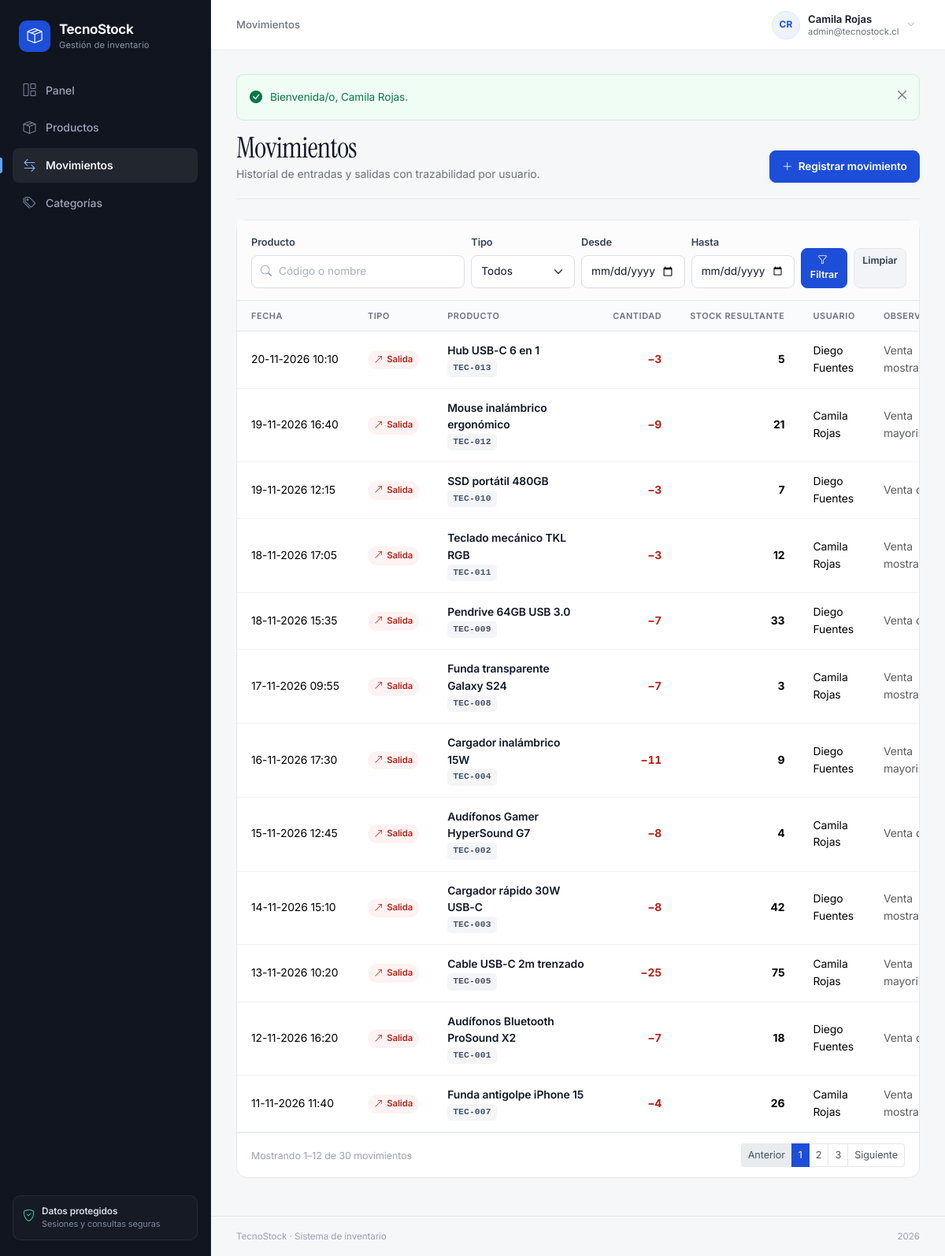
Page /movimientos/index.php (signed in) on the committed database.
### tables this page shows
CREATE TABLE movimiento (
    id_movimiento INT UNSIGNED NOT NULL AUTO_INCREMENT,
    fecha_hora DATETIME NOT NULL DEFAULT CURRENT_TIMESTAMP,
    tipo ENUM('entrada', 'salida') NOT NULL,
    cantidad INT UNSIGNED NOT NULL,
    observacion VARCHAR(200) NULL,
    stock_resultante INT NOT NULL,
    id_producto INT UNSIGNED NOT NULL,
    id_usuario INT UNSIGNED NOT NULL,
    PRIMARY KEY (id_movimiento),
    KEY idx_movimiento_producto (id_producto),
    KEY idx_movimiento_fecha (fecha_hora),
    KEY idx_movimiento_tipo (tipo),
    CONSTRAINT fk_movimiento_producto FOREIGN KEY (id_producto)
        REFERENCES producto (id_producto) ON UPDATE CASCADE ON DELETE RESTRICT,
    CONSTRAINT fk_movimiento_usuario FOREIGN KEY (id_usuario)
        REFERENCES usuario (id_usuario) ON UPDATE CASCADE ON DELETE RESTRICT,
    CONSTRAINT chk_movimiento_cantidad CHECK (cantidad > 0),
    CONSTRAINT chk_movimiento_stock CHECK (stock_resultante >= 0)
);

CREATE TABLE producto (
    id_producto INT UNSIGNED NOT NULL AUTO_INCREMENT,
    codigo VARCHAR(20) NOT NULL,
    nombre VARCHAR(100) NOT NULL,
    descripcion VARCHAR(255) NULL,
    precio DECIMAL(10, 2) NOT NULL,
    stock_actual INT NOT NULL DEFAULT 0,
    stock_minimo INT NOT NULL DEFAULT 0,
    estado TINYINT(1) NOT NULL DEFAULT 1,
    id_categoria INT UNSIGNED NOT NULL,
    creado_en DATETIME NOT NULL DEFAULT CURRENT_TIMESTAMP,
    actualizado_en DATETIME NOT NULL DEFAULT CURRENT_TIMESTAMP ON UPDATE CURRENT_TIMESTAMP,
    PRIMARY KEY (id_producto),
    UNIQUE KEY uq_producto_codigo (codigo),
    KEY idx_producto_categoria (id_categoria),
    KEY idx_producto_estado (estado),
    CONSTRAINT fk_producto_categoria FOREIGN KEY (id_categoria)
        REFERENCES categoria (id_categoria) ON UPDATE CASCADE ON DELETE RESTRICT,
    CONSTRAINT chk_producto_precio CHECK (precio >= 0),
    CONSTRAINT chk_producto_stock CHECK (stock_actual >= 0),
    CONSTRAINT chk_producto_stock_minimo CHECK (stock_minimo >= 0),
    CONSTRAINT chk_producto_estado CHECK (estado IN (0, 1))
);

CREATE TABLE usuario (
    id_usuario INT UNSIGNED NOT NULL AUTO_INCREMENT,
    nombre VARCHAR(80) NOT NULL,
    correo VARCHAR(120) NOT NULL,
    clave_hash VARCHAR(255) NOT NULL,
    estado TINYINT(1) NOT NULL DEFAULT 1,
    ultimo_acceso DATETIME NULL,
    creado_en DATETIME NOT NULL DEFAULT CURRENT_TIMESTAMP,
    PRIMARY KEY (id_usuario),
    UNIQUE KEY uq_usuario_correo (correo),
    CONSTRAINT chk_usuario_estado CHECK (estado IN (0, 1))
);

### includes/funciones.php (called while the page is built, shortened)
<?php
function e(mixed $valor): string
{
    return htmlspecialchars((string) $valor, ENT_QUOTES | ENT_SUBSTITUTE, 'UTF-8');
}
function url(string $ruta = ''): string
{
    $ruta = ltrim($ruta, '/');
    return BASE_URL . ($ruta === '' ? '/' : '/' . $ruta);
}
function formatear_fecha(?string $fecha, bool $conHora = true): string
{
    $objeto = DateTime::createFromFormat('Y-m-d H:i:s', $fecha);
    return $objeto->format($conHora ? 'd-m-Y H:i' : 'd-m-Y');
}
function query_actual(array $cambios = []): string
{
    $parametros = array_merge($_GET, $cambios);
    return http_build_query($parametros);
}
function enlace_pagina(string $ruta, int $pagina): string
{
    $query = query_actual(['pagina' => $pagina]);
    return url($ruta) . ($query !== '' ? '?' . $query : '');
}
function datos_paginacion(int $total, int $pagina, int $porPagina): array
{
    $totalPaginas = max(1, (int) ceil($total / $porPagina));
    $pagina = min(max(1, $pagina), $totalPaginas);
    $offset = ($pagina - 1) * $porPagina;
    return [
        'total' => $total,
        'pagina' => $pagina,
        'por_pagina' => $porPagina,
        'total_paginas' => $totalPaginas,
        'offset' => $offset,
        'desde' => $total === 0 ? 0 : $offset + 1,
        'hasta' => min($offset + $porPagina, $total),
    ];
}

### movimientos/index.php (the view, shortened to what this page needs)
<?php
$pdo = conexion();
$buscar = trim((string) ($_GET['q'] ?? ''));
$desde = trim((string) ($_GET['desde'] ?? ''));
$hasta = trim((string) ($_GET['hasta'] ?? ''));
$pagina = max(1, (int) ($_GET['pagina'] ?? 1));
$condiciones = [];
$parametros = [];
$where = $condiciones === [] ? '' : ' WHERE ' . implode(' AND ', $condiciones);
$conteo = $pdo->prepare(
    'SELECT COUNT(*)
     FROM movimiento m
     INNER JOIN producto p ON p.id_producto = m.id_producto' . $where
);
$conteo->execute($parametros);
$totalRegistros = (int) $conteo->fetchColumn();
$paginacion = datos_paginacion($totalRegistros, $pagina, MOVIMIENTOS_POR_PAGINA);
$consulta = $pdo->prepare(
    'SELECT m.id_movimiento, m.fecha_hora, m.tipo, m.cantidad, m.observacion, m.stock_resultante,
            p.id_producto, p.codigo, p.nombre AS producto, u.nombre AS usuario
     FROM movimiento m
     INNER JOIN producto p ON p.id_producto = m.id_producto
     INNER JOIN usuario u ON u.id_usuario = m.id_usuario' . $where . '
     ORDER BY m.fecha_hora DESC, m.id_movimiento DESC
     LIMIT :limite OFFSET :offset'
);
$consulta->bindValue(':limite', $paginacion['por_pagina'], PDO::PARAM_INT);
$consulta->bindValue(':offset', $paginacion['offset'], PDO::PARAM_INT);
$consulta->execute();
$movimientos = $consulta->fetchAll();
require __DIR__ . '/../includes/header.php';
?>
<div class="pagina-cabecera">
    <div>
        <h1>Movimientos</h1>
        <p class="pagina-subtitulo">Historial de entradas y salidas con trazabilidad por usuario.</p>
    </div>
    <a class="btn btn-primary" href="<?= url('movimientos/registrar.php') ?>">
        <i class="bi bi-plus-lg me-1"></i> Registrar movimiento
    </a>
</div>
<div class="tarjeta">
    <form class="filtros" method="get" action="<?= url('movimientos/index.php') ?>">
        <div class="row g-2 align-items-end">
            <div class="col-lg-4 col-md-6">
                <label class="form-label" for="q">Producto</label>
                <div class="buscador">
                    <i class="bi bi-search"></i>
                    <input type="search" class="form-control" id="q" name="q" value="<?= e($buscar) ?>" placeholder="Código o nombre" maxlength="100">
                </div>
            </div>
            <div class="col-lg-2 col-md-6">
                <label class="form-label" for="tipo">Tipo</label>
                <select class="form-select" id="tipo" name="tipo">
                    <option value="">Todos</option>
                </select>
            </div>
            <div class="col-lg-2 col-md-4">
                <label class="form-label" for="desde">Desde</label>
                <input type="date" class="form-control" id="desde" name="desde" value="<?= e($desde) ?>">
            </div>
            <div class="col-lg-2 col-md-4">
                <label class="form-label" for="hasta">Hasta</label>
                <input type="date" class="form-control" id="hasta" name="hasta" value="<?= e($hasta) ?>">
            </div>
            <div class="col-lg-2 col-md-4">
                <div class="d-flex gap-2">
                    <button class="btn btn-primary btn-sm flex-grow-1" type="submit"><i class="bi bi-funnel me-1"></i> Filtrar</button>
                    <a class="btn btn-light btn-sm" href="<?= url('movimientos/index.php') ?>">Limpiar</a>
                </div>
            </div>
        </div>
    </form>
    <?php if ($movimientos === []): ?>
        <div class="vacio">
            <i class="bi bi-arrow-left-right"></i>
            <strong>No se encontraron movimientos</strong>
            <span>Ajuste los filtros o registre una nueva entrada o salida.</span>
        </div>
    <?php else: ?>
        <div class="table-responsive">
            <table class="table tabla tabla-compacta">
                <thead>
                    <tr>
                        <th class="col-fecha">Fecha</th>
                        <th class="d-none d-sm-table-cell col-tipo">Tipo</th>
                        <th class="col-producto">Producto</th>
                        <th class="text-end col-cantidad">Cantidad</th>
                        <th class="d-none d-lg-table-cell text-end col-stock-res">Stock resultante</th>
                        <th class="d-none d-xl-table-cell">Usuario</th>
                        <th class="d-none d-xl-table-cell">Observación</th>
                    </tr>
                </thead>
                <tbody>
                    <?php foreach ($movimientos as $movimiento): ?>
                        <tr>
                            <td class="text-nowrap"><?= e(formatear_fecha($movimiento['fecha_hora'])) ?></td>
                            <td class="d-none d-sm-table-cell">
                                <span class="mov-tipo <?= e($movimiento['tipo']) ?>">
                                    <i class="bi <?= $movimiento['tipo'] === 'entrada' ? 'bi-arrow-down-left' : 'bi-arrow-up-right' ?>"></i>
                                    <?= e(ucfirst($movimiento['tipo'])) ?>
                                </span>
                            </td>
                            <td class="celda-producto">
                                <strong title="<?= e($movimiento['producto']) ?>"><?= e($movimiento['producto']) ?></strong>
                                <small title="<?= e($movimiento['codigo']) ?>"><span class="codigo"><?= e($movimiento['codigo']) ?></span></small>
                            </td>
                            <td class="text-end">
                                <span class="cantidad-mov <?= e($movimiento['tipo']) ?>">
                                    <?= $movimiento['tipo'] === 'entrada' ? '+' : '−' ?><?= (int) $movimiento['cantidad'] ?>
                                </span>
                            </td>
                            <td class="d-none d-lg-table-cell text-end"><strong><?= (int) $movimiento['stock_resultante'] ?></strong></td>
                            <td class="d-none d-xl-table-cell"><?= e($movimiento['usuario']) ?></td>
                            <td class="d-none d-xl-table-cell text-muted"><?= e($movimiento['observacion'] ?? '—') ?></td>
                        </tr>
                    <?php endforeach; ?>
                </tbody>
            </table>
        </div>
        <div class="paginacion">
            <span>Mostrando <?= $paginacion['desde'] ?>–<?= $paginacion['hasta'] ?> de <?= number_format($totalRegistros, 0, ',', '.') ?> movimientos</span>
            <?php if ($paginacion['total_paginas'] > 1): ?>
                <?php
                $inicio = max(1, $paginacion['pagina'] - 2);
                $fin = min($paginacion['total_paginas'], $paginacion['pagina'] + 2);
                ?>
                <nav aria-label="Paginación de movimientos">
                    <ul class="pagination pagination-sm">
                        <li class="page-item <?= $paginacion['pagina'] <= 1 ? 'disabled' : '' ?>">
                            <a class="page-link" href="<?= enlace_pagina('movimientos/index.php', $paginacion['pagina'] - 1) ?>">Anterior</a>
                        </li>
                        <?php for ($numero = $inicio; $numero <= $fin; $numero++): ?>
                            <li class="page-item <?= $numero === $paginacion['pagina'] ? 'active' : '' ?>">
                                <a class="page-link" href="<?= enlace_pagina('movimientos/index.php', $numero) ?>"><?= $numero ?></a>
                            </li>
                        <?php endfor; ?>
                        <li class="page-item <?= $paginacion['pagina'] >= $paginacion['total_paginas'] ? 'disabled' : '' ?>">
                            <a class="page-link" href="<?= enlace_pagina('movimientos/index.php', $paginacion['pagina'] + 1) ?>">Siguiente</a>
                        </li>
                    </ul>
                </nav>
            <?php endif; ?>
        </div>
    <?php endif; ?>
</div>
<?php require __DIR__ . '/../includes/footer.php'; ?>

### rows in the picture
movimiento: fecha_hora "20-11-2026 10:10", tipo "Salida", id_producto.nombre "Hub USB-C 6 en 1", id_producto.codigo "TEC-013", cantidad "3", stock_resultante "5", id_usuario.nombre "Diego Fuentes", observacion "Venta…"
movimiento: fecha_hora "19-11-2026 16:40", tipo "Salida", id_producto.nombre "Mouse inalámbrico ergonómico", id_producto.codigo "TEC-012", cantidad "9", stock_resultante "21", id_usuario.nombre "Camila Rojas", observacion "Venta…"
movimiento: fecha_hora "19-11-2026 12:15", tipo "Salida", id_producto.nombre "SSD portátil 480GB", id_producto.codigo "TEC-010", cantidad "3", stock_resultante "7", id_usuario.nombre "Diego Fuentes", observacion "Venta…"
movimiento: fecha_hora "18-11-2026 17:05", tipo "Salida", id_producto.nombre "Teclado mecánico TKL RGB", id_producto.codigo "TEC-011", cantidad "3", stock_resultante "12", id_usuario.nombre "Camila Rojas", observacion "Venta…"
movimiento: fecha_hora "18-11-2026 15:35", tipo "Salida", id_producto.nombre "Pendrive 64GB USB 3.0", id_producto.codigo "TEC-009", cantidad "7", stock_resultante "33", id_usuario.nombre "Diego Fuentes", observacion "Venta…"
movimiento: fecha_hora "17-11-2026 09:55", tipo "Salida", id_producto.nombre "Funda transparente Galaxy S24", id_producto.codigo "TEC-008", cantidad "7", stock_resultante "3", id_usuario.nombre "Camila Rojas", observacion "Venta…"
movimiento: fecha_hora "16-11-2026 17:30", tipo "Salida", id_producto.nombre "Cargador inalámbrico 15W", id_producto.codigo "TEC-004", cantidad "11", stock_resultante "9", id_usuario.nombre "Diego Fuentes", observacion "Venta…"
movimiento: fecha_hora "15-11-2026 12:45", tipo "Salida", id_producto.nombre "Audífonos Gamer HyperSound G7", id_producto.codigo "TEC-002", cantidad "8", stock_resultante "4", id_usuario.nombre "Camila Rojas", observacion "Venta…"
movimiento: fecha_hora "14-11-2026 15:10", tipo "Salida", id_producto.nombre "Cargador rápido 30W USB-C", id_producto.codigo "TEC-003", cantidad "8", stock_resultante "42", id_usuario.nombre "Diego Fuentes", observacion "Venta…"
movimiento: fecha_hora "13-11-2026 10:20", tipo "Salida", id_producto.nombre "Cable USB-C 2m trenzado", id_producto.codigo "TEC-005", cantidad "25", stock_resultante "75", id_usuario.nombre "Camila Rojas", observacion "Venta…"
movimiento: fecha_hora "12-11-2026 16:20", tipo "Salida", id_producto.nombre "Audífonos Bluetooth ProSound X2", id_producto.codigo "TEC-001", cantidad "7", stock_resultante "18", id_usuario.nombre "Diego Fuentes", observacion "Venta…"
movimiento: fecha_hora "11-11-2026 11:40", tipo "Salida", id_producto.nombre "Funda antigolpe iPhone 15", id_producto.codigo "TEC-007", cantidad "4", stock_resultante "26", id_usuario.nombre "Camila Rojas", observacion "Venta…"

### other values in the picture
$titulo "Movimientos"
iniciales($usuario['nombre'] ?? 'Usuario') "CR"
$usuario['nombre'] "Camila Rojas"
$usuario['correo'] "admin@tecnostock.cl"
$flash['mensaje'] "Bienvenida/o, Camila Rojas."
$paginacion['desde'] "1"
$paginacion['hasta'] "12"
$totalRegistros "30"
